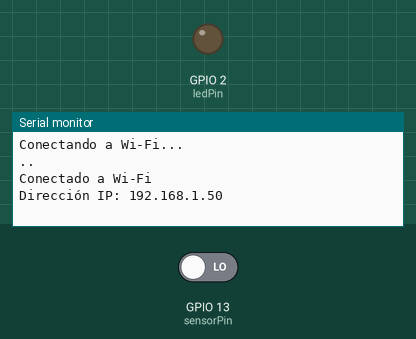
This sketch was run on a simulated ESP32. Parts: output pins drawn as LEDs (lit = HIGH), the last lines printed to the serial monitor. The test bench sets the inputs (shaded band); at power-on: GPIO 13 (sensorPin) LOW. WiFi joins after 1.5 s; servers stay silent unless stated; uploads are accepted with an empty reply.

Above: at 3.2 s.
3.3 s: GPIO 13 (sensorPin) driven HIGH
At 4.9 s:
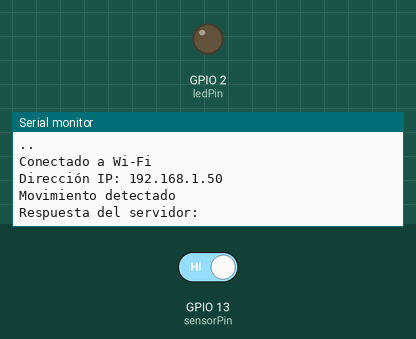
5.2 s: GPIO 13 (sensorPin) driven LOW
At 6.3 s:
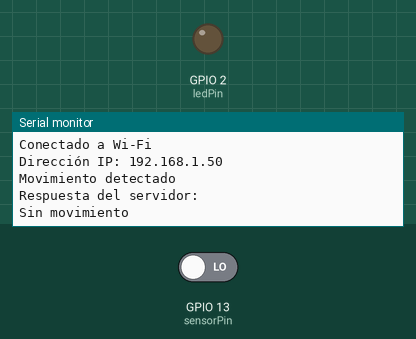

The sketch:

sketch_jan5a.ino
```cpp
#include <WiFi.h>
#include <HTTPClient.h>

// Configuración de red Wi-Fi
const char* ssid = "Tu_SSID"; // Reemplaza con el nombre de tu red Wi-Fi
const char* password = "Tu_PASSWORD"; // Reemplaza con la contraseña de tu red Wi-Fi

// Dirección del backend
const char* serverUrl = "http://<IP_DEL_BACKEND>:8000/api/v1/events"; // Cambia por tu IP y endpoint del backend

// Pines del sensor
const int sensorPin = 13; // PIN donde está conectado el sensor PIR
const int ledPin = 2;     // LED para indicar actividad (opcional)

// Variables del sensor
bool sensorState = false;
bool lastSensorState = false;

void setup() {
  // Inicialización serial
  Serial.begin(115200);

  // Configuración de pines
  pinMode(sensorPin, INPUT);
  pinMode(ledPin, OUTPUT);

  // Conexión Wi-Fi
  connectToWiFi();
}

void loop() {
  // Leer el estado del sensor
  sensorState = digitalRead(sensorPin);

  // Detectar cambios en el estado del sensor
  if (sensorState != lastSensorState) {
    if (sensorState) {
      Serial.println("Movimiento detectado");
      sendEventToServer("movimiento");
    } else {
      Serial.println("Sin movimiento");
    }
    lastSensorState = sensorState;
  }

  delay(500); // Pequeña pausa para evitar lecturas constantes
}

void connectToWiFi() {
  Serial.println("Conectando a Wi-Fi...");
  WiFi.begin(ssid, password);

  while (WiFi.status() != WL_CONNECTED) {
    delay(1000);
    Serial.print(".");
  }

  Serial.println("\nConectado a Wi-Fi");
  Serial.print("Dirección IP: ");
  Serial.println(WiFi.localIP());
}

void sendEventToServer(const char* eventType) {
  if (WiFi.status() == WL_CONNECTED) {
    HTTPClient http;
    http.begin(serverUrl);

    // Configurar cabecera HTTP
    http.addHeader("Content-Type", "application/json");

    // Construir el cuerpo de la solicitud
    String requestBody = String("{\"type_evento\": \"") + eventType + "\"}";

    // Enviar solicitud POST
    int httpResponseCode = http.POST(requestBody);

    if (httpResponseCode > 0) {
      String response = http.getString();
      Serial.println("Respuesta del servidor:");
      Serial.println(response);
    } else {
      Serial.print("Error en la solicitud: ");
      Serial.println(httpResponseCode);
    }

    http.end();
  } else {
    Serial.println("Wi-Fi no conectado");
  }
}
```

Measured:
- after the input at 3.3 s, the serial monitor: prints a new line after 0.20 s (image 1)
- after the input at 5.2 s, the serial monitor: prints a new line at once (image 2)
